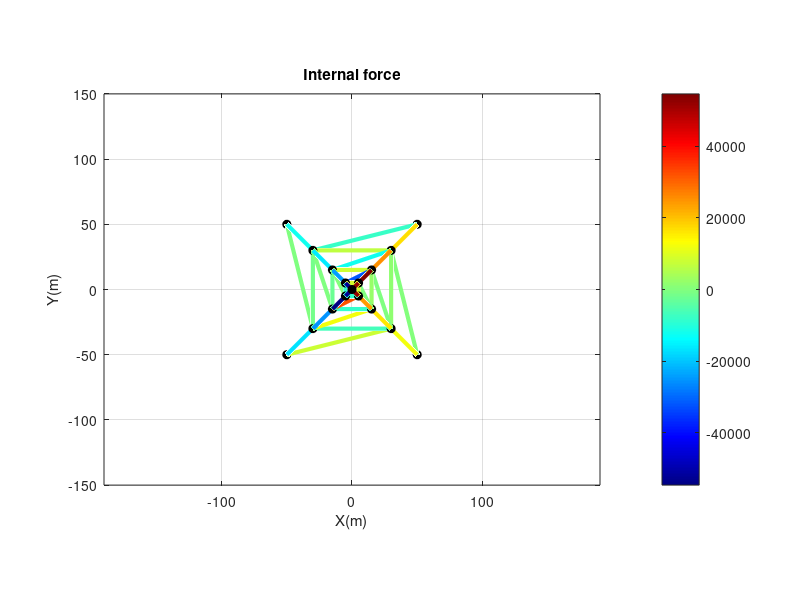

This figure's MATLAB source: (Note: this script raises an error after producing the figure.)
%%%%%%%%%%%%%%%%%%%%%%%%%%%%%
% 
%  绘制桁架结构杆内分布  三维版本
%     2025.09.16
% 
%%%%%%%%%%%%%%%%%%%%%%%%%%%%%

% 节点坐标 (示例)
Node = ...
[ 5.00000e+01    5.00000e+01    0.00000e+00
 -5.00000e+01    5.00000e+01    0.00000e+00
 -5.00000e+01   -5.00000e+01    0.00000e+00
  5.00000e+01   -5.00000e+01    0.00000e+00
  3.00000e+01    3.00000e+01    5.00000e+01
 -3.00000e+01    3.00000e+01    5.00000e+01
 -3.00000e+01   -3.00000e+01    5.00000e+01
  3.00000e+01   -3.00000e+01    5.00000e+01
  1.50000e+01    1.50000e+01    1.00000e+02
 -1.50000e+01    1.50000e+01    1.00000e+02
 -1.50000e+01   -1.50000e+01    1.00000e+02
  1.50000e+01   -1.50000e+01    1.00000e+02
  5.00000e+00    5.00000e+00    1.50000e+02
 -5.00000e+00    5.00000e+00    1.50000e+02
 -5.00000e+00   -5.00000e+00    1.50000e+02
  5.00000e+00   -5.00000e+00    1.50000e+02
  0.00000e+00    0.00000e+00    3.00000e+02
];

% 杆件连接 (示例)
Element = [  5        6
  6        7
  7        8
  8        5
  9       10
 10       11
 11       12
 12        9
 13       14
 14       15
 15       16
 16       13
  1        5
  5        9
  9       13
  2        6
  6       10
 10       14
  3        7
  7       11
 11       15
  4        8
  8       12
 12       16
 13       17
 14       17
 15       17
 16       17
  1        6
  2        7
  3        8
  4        5
  5       10
  6       11
  7       12
  8        9
  9       14
 10       15
 11       16
 12       13
  5        7
  6        8
  9       11
 10       12
 13       15
 14       16
];

% 每根杆的内力 (示例数据)
N = [  6.70833e+03
 -1.45833e+03
 -6.70833e+03
  1.45833e+03
  8.16667e+03
 -2.33333e+03
 -8.16667e+03
  2.33333e+03
  8.75000e+03
 -8.75000e+03
 -8.75000e+03
  8.75000e+03
  1.67550e+04
  2.53465e+04
  5.45596e+04
 -1.20636e+04
 -1.58416e+04
 -2.42487e+04
 -1.67550e+04
 -2.53465e+04
 -5.45596e+04
  1.20636e+04
  1.58416e+04
  2.42487e+04
  5.25583e+04
 -5.25583e+04
 -5.25583e+04
  5.25583e+04
 -7.87565e+03
 -2.44472e-11
  7.87565e+03
  1.04774e-11
 -1.20610e+04
 -1.39698e-11
  1.20610e+04
 -2.56114e-11
 -3.19505e+04
  9.31323e-12
  3.19505e+04
 -2.60770e-10
  5.23869e-12
  4.65661e-12
  2.32831e-11
  9.31323e-12
  3.72529e-11
 -3.72529e-11
];  

% 颜色映射
cmap = jet(256); % 使用 jet 色带
cmin = min(N);
cmax = max(N);

figure; 
hold on; axis equal; box on; grid on;

for e = 1:size(Element,1)
    i = Element(e,1);
    j = Element(e,2);
    x = [Node(i,1), Node(j,1)];
    y = [Node(i,2), Node(j,2)];
    z = [Node(i,3), Node(j,3)];

    % 当前内力值
    val = N(e);
    % 映射到 colormap
    idx = round((val - cmin)/(cmax - cmin) * (size(cmap,1)-1)) + 1;
    plot3(x, y, z, 'LineWidth', 3, 'Color', cmap(idx,:));
    
end
% 绘制节点
plot3(Node(:,1), Node(:,2), Node(:,3), 'ko', 'MarkerFaceColor','k');

% 添加标题
title('Internal force');
xlabel('X(m)'); ylabel('Y(m)'); zlabel('Z(m)');

% 绘图区域
% coeff = 1.2;
% cent_x = (max(Node(:,1)) + min(Node(:,1)))/2;
% cent_y = (max(Node(:,2)) + min(Node(:,2)))/2;
% width  = (max(Node(:,1)) - min(Node(:,1)))/2;
% height = (max(Node(:,2)) - min(Node(:,2)))/2;
% xlim([cent_x -  width * coeff, cent_x +  width * coeff]);
% % ylim([cent_y - height * coeff, cent_y + height * coeff]);

% 添加 colorbar
colormap(cmap);
caxis([cmin cmax]);
hc = colorbar;
hc.Label.String = 'Force (N)';

% 图片调整
ax = gca;
ax.FontName = 'Times New Roman';
ax.FontSize = 18;
ax.LineWidth = 1.5;









